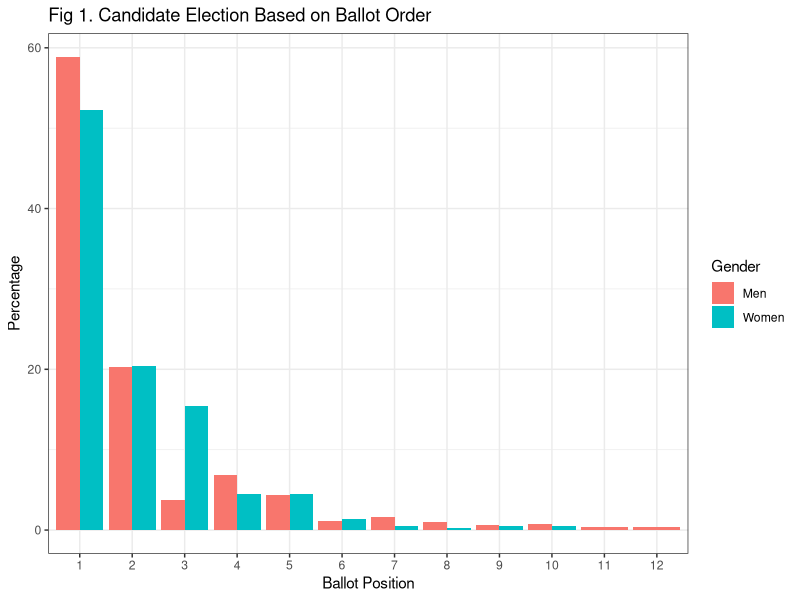
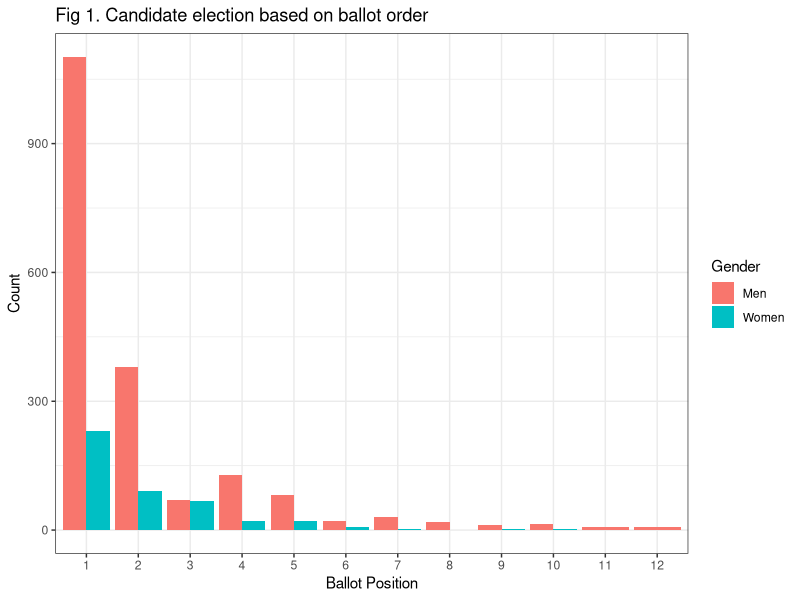
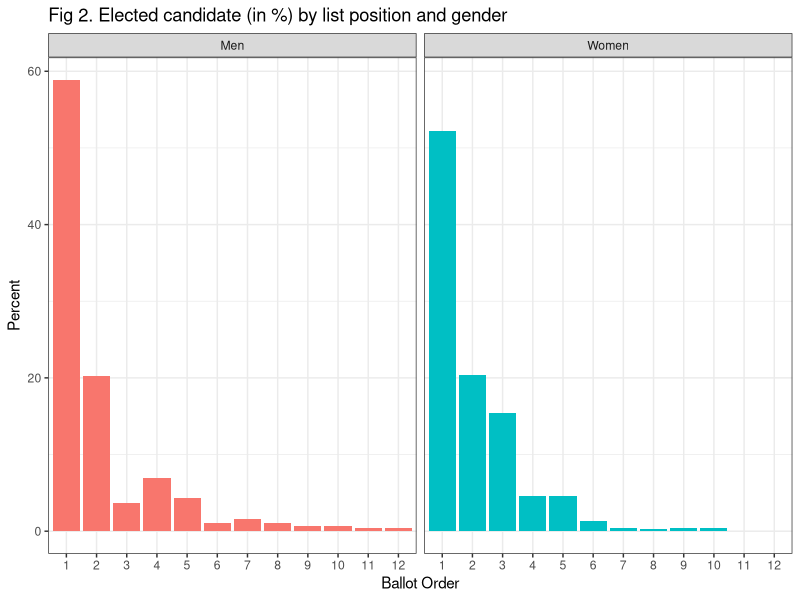

The R source for these figures, in order:
## ---- chunk 1
#load libraries
library(ggplot2)
library(dplyr)
library(knitr)
library(readxl)
library(flextable)

# set wd
setwd("~/Desktop/TMF-matching-project") 
data2 <- read_excel("data2.xlsx")
## ---- chunk 2
# create a bar plot for raw counts
fig1 <- ggplot(data2[data2$elected == 1, ], aes(x = as.factor(list.number), fill = as.factor(sex))) +
  geom_bar(position = "dodge") +
  scale_fill_discrete(
    labels = c("0" = "Men", "1" = "Women"),
    name = "Gender"
  ) +
  labs(
    title = "Fig 1. Candidate election based on ballot order",
    x = "Ballot Position",
    y = "Count"
  ) +
  theme_bw()


ggsave("fig1.png", plot = fig1, width = 6, height = 4, dpi = 300)
## ---- chunk 3
# Calculate percentages within gender groups
data2_percent <- data2[data2$elected == 1, ] %>%
  group_by(sex, list.number) %>%
  summarise(count = n(), .groups = 'drop') %>%
  group_by(sex) %>%
  mutate(percentage = count / sum(count) * 100)

# Create the barplot
ggplot(data2_percent, aes(x = as.factor(list.number), y = percentage, fill = as.factor(sex))) +
  geom_bar(stat = "identity", position = "dodge") +
  scale_fill_discrete(
    labels = c("0" = "Men", "1" = "Women"),
    name = "Gender"
  ) +
  labs(
    title = "Fig 1. Candidate Election Based on Ballot Order",
    x = "Ballot Position",
    y = "Percentage",
    fill = "Gender"
  ) +
  theme_bw()
## ---- chunk 4
# Election bar plots sorted by gender and ballot order
fig2 <- data2 %>%
  filter(elected == 1) %>% 
  group_by(list.number, sex) %>% 
  summarise(count = n(), .groups = 'drop') %>%
  group_by(sex) %>% 
  mutate(percentage = count / sum(count) * 100) %>%
  ggplot(aes(x = as.factor(list.number), y = percentage, fill = as.factor(sex))) +
  geom_bar(stat = "identity", position = "dodge") +
  facet_wrap(~sex, labeller = as_labeller(c(`0` = "Men", `1` = "Women"))) +
  labs(
    title = "Fig 2. Elected candidate (in %) by list position and gender",
    x = "Ballot Order",
    y = "Percent",
    fill = "Gender"
  ) +
  theme_bw() + theme (legend.position = "none")

ggsave("fig2.png", plot = fig2, width = 6, height = 4, dpi = 300)
## ---- chunk 5
# a crosstab for elected women sorted by district magnitude
crosstab <- data2 %>%
  filter(sex == 1 & elected == 1) %>%
  group_by(dm) %>%
  summarise(
    elected_women = n(), 
    percentage = round((elected_women / sum(data2$sex == 1 & data2$elected == 1, na.rm = TRUE)) * 100, 1)
  ) %>%
  arrange(dm)

# add a total row
total_row <- crosstab %>%
  summarise(
    dm = "Total", 
    elected_women = sum(elected_women),
    percentage = round(sum(elected_women) / sum(data2$sex == 1 & data2$elected == 1, na.rm = TRUE) * 100, 1)
  ) %>%
  mutate(dm = as.character(dm)) 

# convert `dm` in `crosstab` to character
crosstab <- crosstab %>% mutate(dm = as.character(dm))

# combine the table with the total row
crosstab_with_total <- bind_rows(crosstab, total_row)

# display the table professionally
kable(crosstab_with_total, col.names = c("District Size", "Elected Women", "Percentage (%)"), 
      caption = "Table 1. Elected women (in %) by district size")

# create a flextable
ft.results <- flextable(crosstab_with_total) %>%
  set_caption(caption = "Table 1. Elected women (in %) by district size")

# save the table as a MS. Word document
save_as_docx(ft.results, path = "elected_women_by_district_table.docx")  
